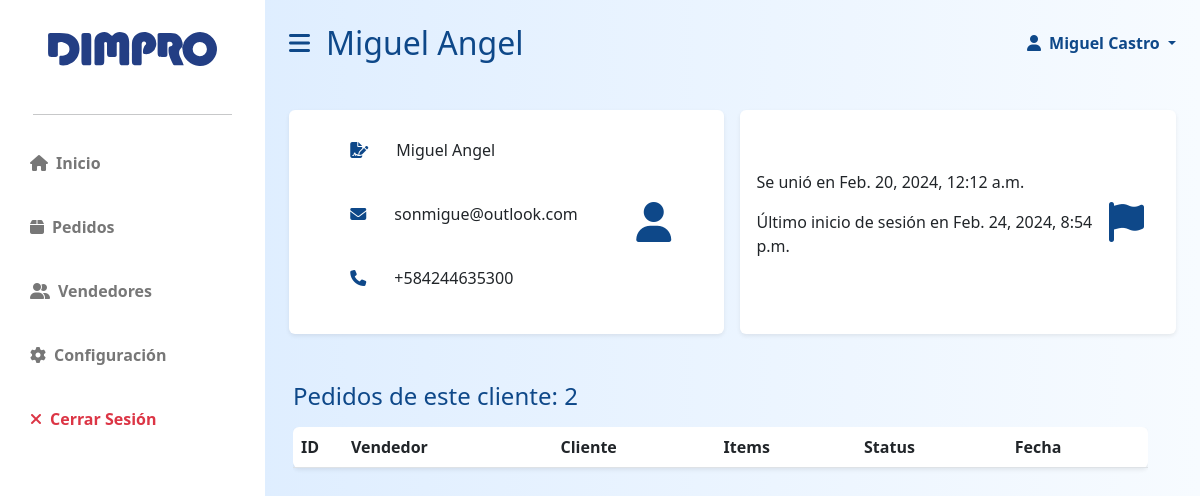
Screenshot of /app/staff/view/seller/16 (signed in) with the database file from the repository.
### dimpro/models.py (models this page shows, shortened)
class User(AbstractBaseUser, PermissionsMixin):
    id = models.AutoField(primary_key=True)
    email = models.EmailField(blank=True, default='', unique=True)
    name = models.CharField(max_length=255, blank=True, default='')
    last_name = models.CharField(max_length=255, blank=True, default='')
    phoneregex = RegexValidator(regex=r"^\+?58?\d{11,15}$")
    phonenumber = models.CharField(
        validators=[phoneregex], max_length=17, blank=True, null=False
    )
    is_active = models.BooleanField(default=True)
    is_superuser = models.BooleanField(default=False)
    is_staff = models.BooleanField(default=False)
    is_operator = models.BooleanField(default=False)
    date_joined = models.DateTimeField(default=timezone.now)
    last_login = models.DateTimeField(blank=True, null=True)
    objects = CustomUserManager()
    USERNAME_FIELD = 'email'
    EMAIL_FIELD = 'email'
    REQUIRED_FIELDS = []
    class Meta:
        verbose_name = 'User'
        verbose_name_plural = 'Users'

### dimpro/views.py (the view)
# urls.py: path("staff/view/seller/<int:id>", views.staff_client_view, name='staff_client_view'),
@only_for('staff')
def staff_client_view(request, id):
    seller = User.objects.get(id=id)
    orders = Order.objects.filter(user_email=seller.id).count()
    return render(request, 'dimpro/staff/staff_client_view.html', {
        'seller': seller,
        'number_of_orders': orders
    })

### dimpro/templates/dimpro/staff/staff_client_view.html (shortened to what this page needs)
{% extends 'dimpro/staff/staff_layout.html' %}
{% load static %}
{% block stitle %}
    {{ seller.name }} {{ seller.last_name }}
{% endblock %}
{% block body %}
    <div class="row g-3 my-2">
        <div class="col-md-6 ">
            <div class=" p-3 bg-white shadow-sm d-flex justify-content-around align-items-center rounded">
                <div>
                    <p class="fs-6"><i class="fas fa-file-signature mx-2 primary-text p-3"></i> {{ seller.name }} {{ seller.last_name }}</p>
                    <p class="fs-6"><i class="fas fa-envelope mx-2 primary-text p-3"></i> {{ seller.email }}</p>
                    <p class="fs-6"><i class="fas fa-phone mx-2 primary-text p-3"></i> {{ seller.phonenumber }}</p>
                </div>
                <i class="fas fa-user fs-1 primary-text p-3"></i>
            </div>
        </div>
        <div class="col-md-6">
            <div class=" p-3 bg-white shadow-sm d-flex justify-content-around align-items-center rounded h-100">
                <div>
                    <p class="fs-6">Se unió en {{ seller.date_joined }}</p>
                    <p class="fs-6">Último inicio de sesión en {{ seller.last_login }}</p>
                </div>
                <i class="fas fa-flag fs-1 primary-text p-3"></i>
            </div>
        </div>
        <div class="row my-5">
            <h3 class="fs-4 mb-3 primary-text">Pedidos de este cliente: {{ number_of_orders }}</h3>
            <div class="col mx-auto">
                <div class="table-responsive">
                    <table id="datatable-orders" class="table bg-white rounded shadow-sm table-hover">
                        <thead>
                            <tr>
                                <th width="50">ID</th>
                                <th>Vendedor</th>
                                <th>Cliente</th>
                                <th>Items</th>
                                <th>Status</th>
                                <th>Fecha</th>
                            </tr>
                        </thead>
                    </table>
                </div>
            </div>
        </div>
    </div>
{% endblock %}

### dimpro/templates/dimpro/staff/staff_layout.html (shortened to what this page needs)
{% load static %}
<!DOCTYPE html>
<html lang="es">
    <head>
        <link rel="stylesheet" href="https://cdn.jsdelivr.net/npm/bootstrap@5.2.3/dist/css/bootstrap.min.css" />
        <link rel="stylesheet" href="https://cdn.datatables.net/1.13.1/css/dataTables.bootstrap5.min.css" />
        <link rel="stylesheet" href="https://cdnjs.cloudflare.com/ajax/libs/font-awesome/6.2.1/css/all.min.css" />
        <link rel="stylesheet" href="{% static 'dimpro/styles.css' %}">
    </head>
    <body data-is-operator="{{ request.user.is_operator }}">
        <div class="d-flex" id="wrapper">
            <div class="bg-white" id="sidebar-wrapper">
                <div class="sidebar-heading text-center py-4 primary-text fs-4 fw-bold text-uppercase">
                    <a href="{% url 'dimpro:control' %}" class="growt">
                        <img class="mx-0 w-75 mb-2 mt-2"src="{% static 'dimpro/logodimpro.svg' %}" id="dimpro-sidebar-logo"alt="" >
                    </a>
                </div>
                <hr class="w-75 mx-auto">
                <div class="list-group list-group-flush my-3">
                    <a href="{% url 'dimpro:control' %}" class="growt list-group-item list-group-item-action bg-transparent second-text fw-bold">
                        <i class="fas fa-house me-2"></i>Inicio
                    </a>
                    <a href="{% url 'dimpro:staff_orders' %}" class="growt list-group-item list-group-item-action bg-transparent second-text fw-bold">
                        <i class="fas fa-box me-2"></i>Pedidos
                    </a>
                    <a href="{% url 'dimpro:staff_clients' %}" class="growt list-group-item list-group-item-action bg-transparent second-text fw-bold">
                        <i class="fas fa-user-group me-2"></i>Vendedores
                    </a>
                    {% if user.is_operator %}
                    <a href="{% url 'dimpro:staff_settings' %}" class="growt list-group-item list-group-item-action bg-transparent second-text fw-bold">
                        <i class="fas fa-gear me-2"></i>Configuración
                    </a>
                    {% endif %}
                    <a href="{% url 'dimpro:logout' %}" class="growt list-group-item list-group-item-action bg-transparent text-danger fw-bold">
                        <i class="fas fa-xmark me-2"></i>Cerrar Sesión
                    </a>
                </div>
            </div>
            <div id="page-content-wrapper">
                <nav class="navbar d-flex navbar-expand-lg navbar-light bg-transparent py-4 px-4">
                    <div class="col-6 d-flex align-items-center">
                        <i class="fas fa-bars primary-text fs-4 me-3" id="menu-toggle"></i>
                        <h2 class="fs-2 m-0 primary-text">{% block stitle %}{% endblock %}</h2>
                    </div>
                    <div class="col-6 d-flex justify-content-end">
                        <a class="nav-link dropdown-toggle primary-text fw-bold" href="#" id="navbarDropdown"
                                        role="button" data-bs-toggle="dropdown" aria-expanded="false" >
                                        <i class="fas fa-user me-2"></i>{{ user.name }} {{ user.last_name }}
                        </a>
                    </div>
                </nav>
                <div class="container-fluid px-4 mb-5">
                    {% block body %}{% endblock %}
                </div>
            </div>
        </div>
    </body>
</html>

### dimpro/static/dimpro/styles.css (style rules this page uses)
:root { --main-bg-color:#0e4889; --main-text-color: #0e4889; --second-text-color: #fff; --second-bg-color: #4378da; --third-text-color: #777777; }
a { text-decoration: none !important; }
.primary-text { color: var(--main-text-color) }
.second-text { color: var(--second-text-color) }
.growt { transition: all .2s ease-in-out; }
table { overflow-x: scroll; }
#wrapper { overflow-x: hidden; background-image: linear-gradient( to right, #d8eaff, #f7fbff ) }
#sidebar-wrapper { min-height: 100vh; margin-left: -15rem; transition: margin 0.25s ease-out; }
#sidebar-wrapper .sidebar-heading { padding: 0.875rem 1.25rem; font-size: 1.2rem; }
#sidebar-wrapper .list-group { width: 15rem; }
#page-content-wrapper { min-width: 100vw; }
#menu-toggle { cursor: pointer; transition: margin 2s ease-out; }
.list-group-item { color: var(--third-text-color); border: none; padding: 20px 30px; }
a { text-decoration: none; }
@media (min-width: 1024px) { #sidebar-wrapper { margin-left: 0; } }
@media (min-width: 1024px) { #page-content-wrapper { min-width: 0; width: 100%; } }

### rows the page displays
User: name "Miguel", last_name "Angel", email "sonmigue@outlook.com", phonenumber "+584244635300", date_joined "Feb. 20, 2024, 12:12 a.m.", last_login "Feb. 24, 2024, 8:54 p.m."
User: name "Miguel", last_name "Castro"

### other values shown
{{ number_of_orders }} "2"
